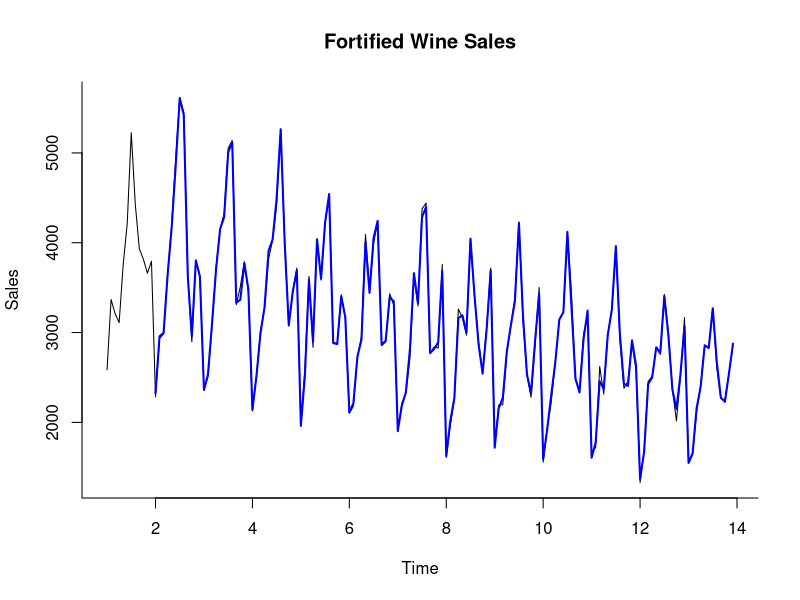
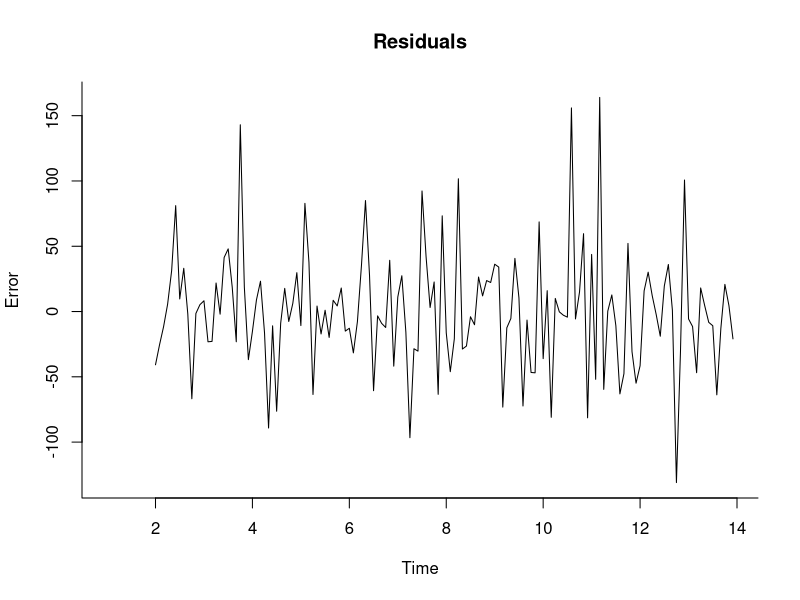

These charts were generated, in order, by the following R code:
setwd("C:/Users/USER/Documents/BA")

library(forecast)
library(zoo)

fortified <- read.csv("AustralianWines.csv")

#### Set training and validation periods

fortified.ts <- ts(fortified$Fortified, start = c(1,1), end = c(14,12), frequency = 12) 
nValid <- 12
nTrain = length(fortified.ts) - nValid

train.fortified.ts <- window(fortified.ts, start = c(1,1) , end = c(1, nTrain))
valid.fortified.ts <- window(fortified.ts, start = c(1,nTrain+1), end = c(1, nTrain + nValid))

#### projection with neural network
 
fortified.nnetar <- nnetar(train.fortified.ts, repeats = 20, p = 11, P = 1, size = 7)
summary(fortified.nnetar$model[[1]]) 
fortified.nnetar.pred <- forecast(fortified.nnetar, h = nValid)
accuracy(fortified.nnetar.pred, valid.fortified.ts)
plot(train.fortified.ts, main= "Fortified Wine Sales", ylab = "Sales", xlab = "Time", bty = "l", lty = 1) 
#axis(1,at = seq(1980, 1994, 1), labels = format(seq(1980, 1994, 1)))
lines(fortified.nnetar.pred$fitted, lwd = 2, col = "blue") 
#lines(fortified.nnetar.pred$mean, lwd = 2, col = "blue", lty = 2) 
#lines(valid.fortified.ts)

###### residuals
residuals <- fortified.nnetar.pred$residuals 
plot(residuals, main= "Residuals", ylab = "Error", xlab = "Time", bty = "l", lty = 1)


#### ETS

fortified.ets <- ets(train.fortified.ts, model = "ZZZ")
fortified.ets.pred <- forecast(fortified.ets, h = nValid, level = 0)
summary(fortified.ets)